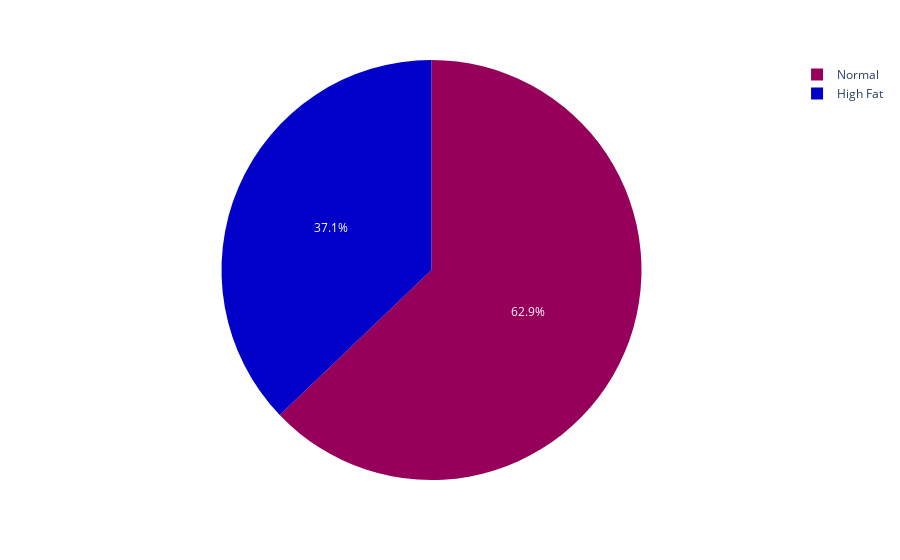

The notebook cell this image was saved under:
### Code cell
count = df.HighFat.value_counts()
#print(count) # checking the value to map the good label
colors=px.colors.sequential.Rainbow
fig = px.pie(count, names=['Normal', 'High Fat'], values=count.values, color_discrete_sequence=colors)
fig.show()

### Figure 1 — Plotly figure (JSON) as saved in the notebook; plotly's stock layout.template omitted (floating-point values rounded to 4 significant figures)
{"data": [{"domain": {"x": [0, 1], "y": [0, 1]}, "hovertemplate": "label=%{label}<br>value=%{value}<extra></extra>", "labels": ["Normal", "High Fat"], "legendgroup": "", "name": "", "showlegend": true, "type": "pie", "values": [154, 91]}], "layout": {"legend": {"tracegroupgap": 0}, "margin": {"t": 60}, "piecolorway": ["rgb(150,0,90)", "rgb(0,0,200)", "rgb(0,25,255)", "rgb(0,152,255)", "rgb(44,255,150)", "rgb(151,255,0)", "rgb(255,234,0)", "rgb(255,111,0)", "rgb(255,0,0)"]}}
